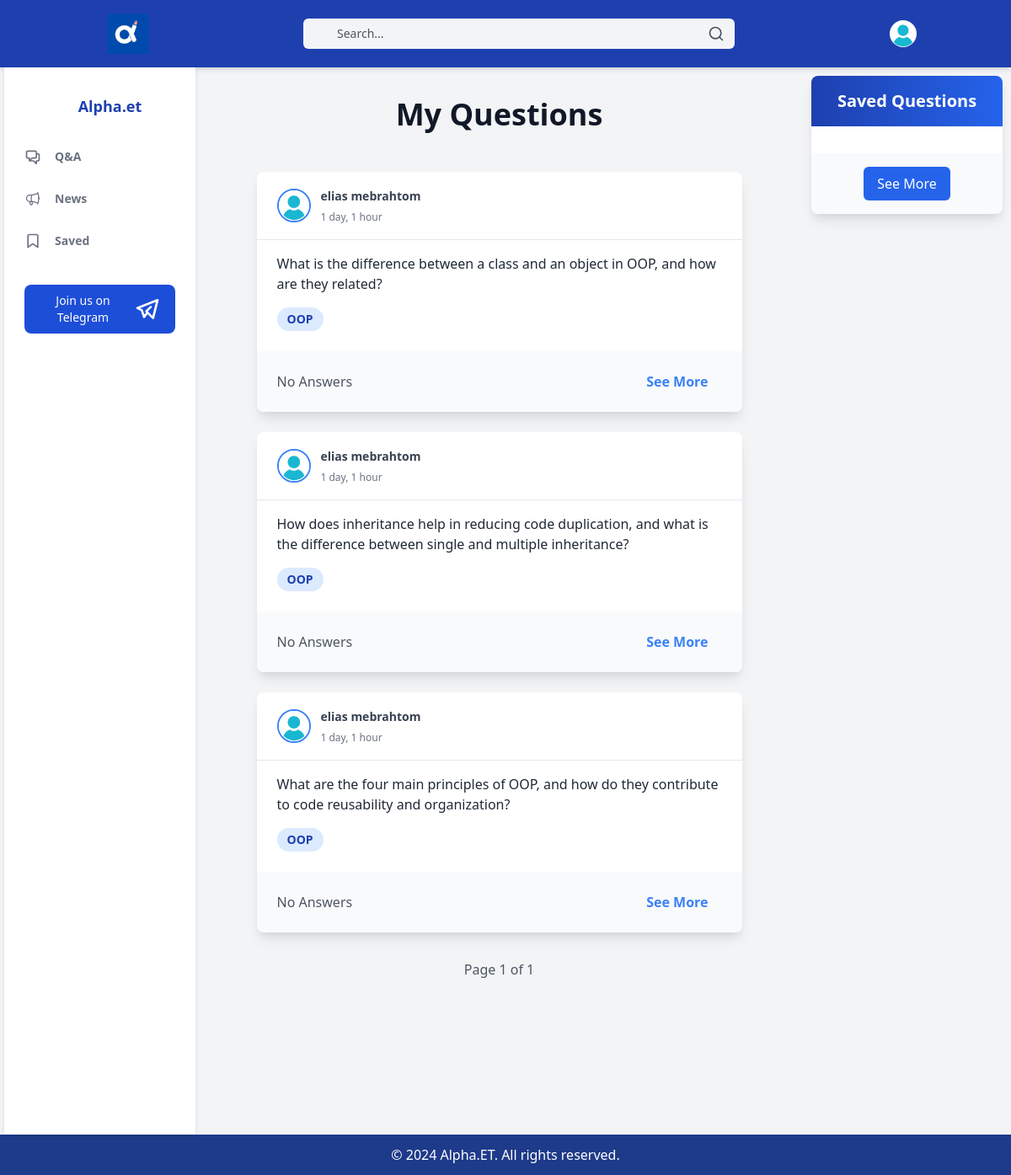
Screenshot of /questions/my-questions (signed in) with the database file from the repository.
### alpha/models.py (models this page shows, shortened)
class Questions(models.Model):
    department = models.ForeignKey(Department, on_delete=models.CASCADE)
    course = models.ForeignKey(Course, on_delete=models.CASCADE)
    user = models.ForeignKey(CustomUser, on_delete=models.CASCADE)
    question = models.CharField(max_length=2000)
    date = models.DateTimeField(auto_now_add=True)
    hashtags = models.ManyToManyField(HashTag, blank=True)

class CustomUser(AbstractUser):
    username = None
    first_name = models.CharField(max_length=200)
    last_name = models.CharField(max_length=200)
    profile_pic = models.ImageField(null=True, blank=True, upload_to='profile_pics')
    email = models.EmailField(unique=True)
    department = models.ForeignKey(Department, on_delete=models.CASCADE, null=True)  # Make department nullable
    status = models.CharField(max_length=20, default="freemium", choices=[('admin', 'Admin'), ('premium', 'Premium'),('pending','Pending'), ('freemium', 'Freemium')])
    objects = CustomUserManager()
    USERNAME_FIELD = 'email'
    REQUIRED_FIELDS = []

class Course(models.Model):
    department = models.ForeignKey(Department, on_delete=models.CASCADE)
    course = models.CharField(max_length=300)
    def __str__(self):
        return self.course

### alpha/views.py (the view)
# urls.py: path('questions/my-questions',MyQuestionsView.as_view(), name="my-questions"),
@method_decorator(login_required, name='dispatch')
class MyQuestionsView(View):
    def get(self,request):
        saved_questions=SavedQuestion.objects.filter(user=request.user).order_by('-date')[:5]
        questions=Questions.objects.filter(user=request.user).order_by('-date')
        paginator = Paginator(questions, 10)
        page_number = request.GET.get('page')
        page_obj = paginator.get_page(page_number)
        return render(request, 'questions/my_questions.html',{'saved_questions':saved_questions,'questions':questions,'page_obj':page_obj,})

### templates/questions/my_questions.html (shortened to what this page needs)
{% extends 'base/base.html' %}
{%load static%}
{% block main_content %}
<article class="main">
    <div class="p-4 text-4xl font-bold text-center mb-8 text-gray-900">
 <h1> My Questions </h1>
    </div>
  {% for question in questions %}
  <div class="bg-white rounded-lg overflow-hidden mx-auto max-w-xl mb-6 shadow-lg hover:shadow-xl transition-shadow duration-300">
    <div class="px-6 py-4 text-gray-700 flex items-center justify-between border-b border-gray-200">
      <div class="flex items-center">
        <img src="{% if question.user.profile_pic %}{{ question.user.profile_pic.url }}{% else %}{% static 'no_profile_pics/profile.jpg' %}{% endif %}"
 alt="Profile Picture" class="h-10 w-10 rounded-full mr-3 border-2 border-blue-500 object-cover" />
        <div>
          <span class="text-sm font-bold">{{ question.user.first_name }} {{ question.user.last_name }}</span>
          <br>
          <span class="text-xs text-gray-500">{{ question.date|timesince }}</span>
        </div>
      </div>
    </div>
    <div class="px-6 py-4">
      <p class="text-gray-800 text-base mb-4">
        {{ question.question | truncatechars:150 }}
      </p>
      <div class="flex flex-wrap">
        <span class="inline-block bg-blue-100 text-blue-800 px-3 py-1 text-sm font-semibold rounded-full mr-2 mb-2">{{ question.course }}</span>
      </div>
    </div>
    <div class="px-6 py-4 bg-gray-50 flex justify-between items-center">
      <span class="text-gray-600">
        {% if question.answers.count == 0 %}
          No Answers
        {% elif question.answers.count == 1 %}
          1 Answer
        {% else %}
          {{ question.answers.count }} Answers
        {% endif %}
      </span>
      <a href="{% url 'question-detail' pk=question.pk %}" class="text-blue-500 hover:text-blue-700 font-semibold py-2 px-4 rounded-full focus:outline-none focus:shadow-outline transition duration-300 ease-in-out">See More</a>
    </div>
  </div>
  {% endfor %}
  <div class="flex justify-center mt-8 space-x-4">
    <span class="text-gray-600">Page {{ page_obj.number }} of {{ page_obj.paginator.num_pages }}</span>
  </div>
</article>
<aside class="aside aside2 hidden md:block">
  <div class="bg-white shadow-lg rounded-lg overflow-hidden">
    <div class="bg-gradient-to-r from-blue-800 to-blue-600 text-white text-center py-4">
        <h2 class="text-xl font-semibold">Saved Questions</h2>
    </div>
    <div class="p-4">
    </div>
    <div class="bg-gray-50 text-center p-4">
      <a href="{% url 'saved-questions' %}">
        <button class="bg-blue-600 text-white px-4 py-2 rounded-md hover:bg-blue-700 focus:outline-none focus:ring-2 focus:ring-blue-500">
            See More
        </button>
      </a>
    </div>
</div>
</aside>
{% endblock %}

### static/main.css (style rules this page uses)
html, body { margin: 0; padding: 0; }
.wrapper>* { flex: 1 100%; }
.main { text-align: left; border-radius: 8px; max-height: calc(100vh - 56px); overflow-y: auto; margin:10px; padding:10px; }
.aside2 { border-radius: 8px; padding: 10px; }
@media all and (min-width: 768px) { .main { flex: 3; } }
@media all and (min-width: 768px) { .aside2 { order: 2; } }
@media all and (min-width: 768px) { .main { order: 2; } }
@media all and (min-width: 600px) { .aside { flex: 1; } }

### rows the page displays
Questions: user.first_name "elias", user.last_name "mebrahtom", date "1 day, 1 hour", question "What is the difference between a class and an object in OOP, and how are they related?", course "OOP", shows "No Answers"
Questions: user.first_name "elias", user.last_name "mebrahtom", date "1 day, 1 hour", question "How does inheritance help in reducing code duplication, and what is the difference between single and multiple inheritance?", course "OOP", shows "No Answers"
Questions: user.first_name "elias", user.last_name "mebrahtom", date "1 day, 1 hour", question "What are the four main principles of OOP, and how do they contribute to code reusability and organization?", course "OOP", shows "No Answers"

### other values shown
{{ page_obj.number }} "1"
{{ page_obj.paginator.num_pages }} "1"
